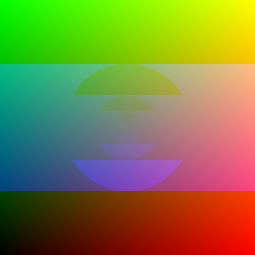
Frame 1 (no input)
Frame 60 (the mouse pressed at the canvas centre just before this capture): identical to frame 1, image omitted
Frame 120 (the mouse held since frame 60 and released just before this capture): identical to frame 1, image omitted

The Processing sketch that drew this single still picture (run headless with seeded random() and noise(); from frame 60 on, the mouse is pressed at the canvas centre):

// Processing sketch: processing_30862
// ── processing_30862.pde

int w = 255;
int h = 255;
int all = w*h;
PVector [][] v = new PVector [all][2];


PImage a;
void setup(){
  size(255,255);
  a=createImage(w,h,ARGB);

  for (int q=0;q<w;q++){
    for (int e =0;e<h;e++){
      int pos = q+w*e;
      float rr = w-q;
      float gg = e;
      float bb = h-e;
      float aa = dist(w/2,h/2,q,e);
      a.pixels[pos]=color(rr,gg,bb,aa);
      v[pos][0]=new PVector (a.pixels[pos],a.pixels[pos]*-1,color(rr/3+gg/3+bb/3));
      v[pos][1]=new PVector (rr,gg,bb);
    } 
  }

}
int mode=0;
void keyPressed(){
  if(key=='a')mode=0; 
  if(key=='r')mode=1; 
  if(key=='g')mode=2; 
  if(key=='b')mode=3; 
  if(key=='0')mode=4; 

}
void draw(){
  //if (mode==4){

  for (int q=0;q<w;q++){
    for (int e =0;e<h;e++){
      int pos = q+w*e;

      if (mode==4) set(q,e,int(v[pos][0].x));
      if (mode==0) set(q,e,int(v[pos][0].y));
      if (mode==1) set(q,e,int(v[pos][0].z));
      if (mode==2) set(q,e,color(v[pos][1].x,v[pos][1].y,v[pos][1].z  ));
    }
  }

  //}


}
                
